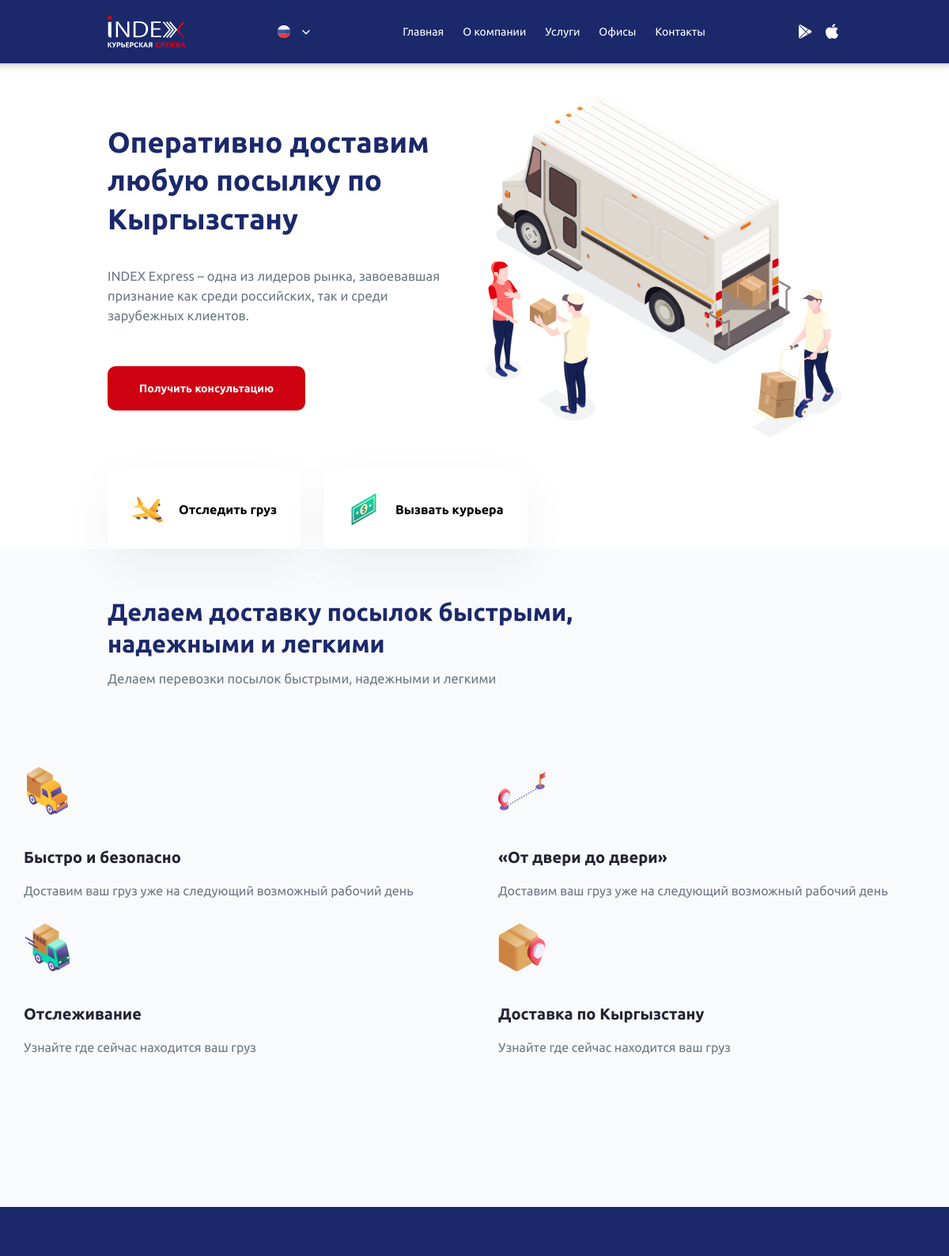
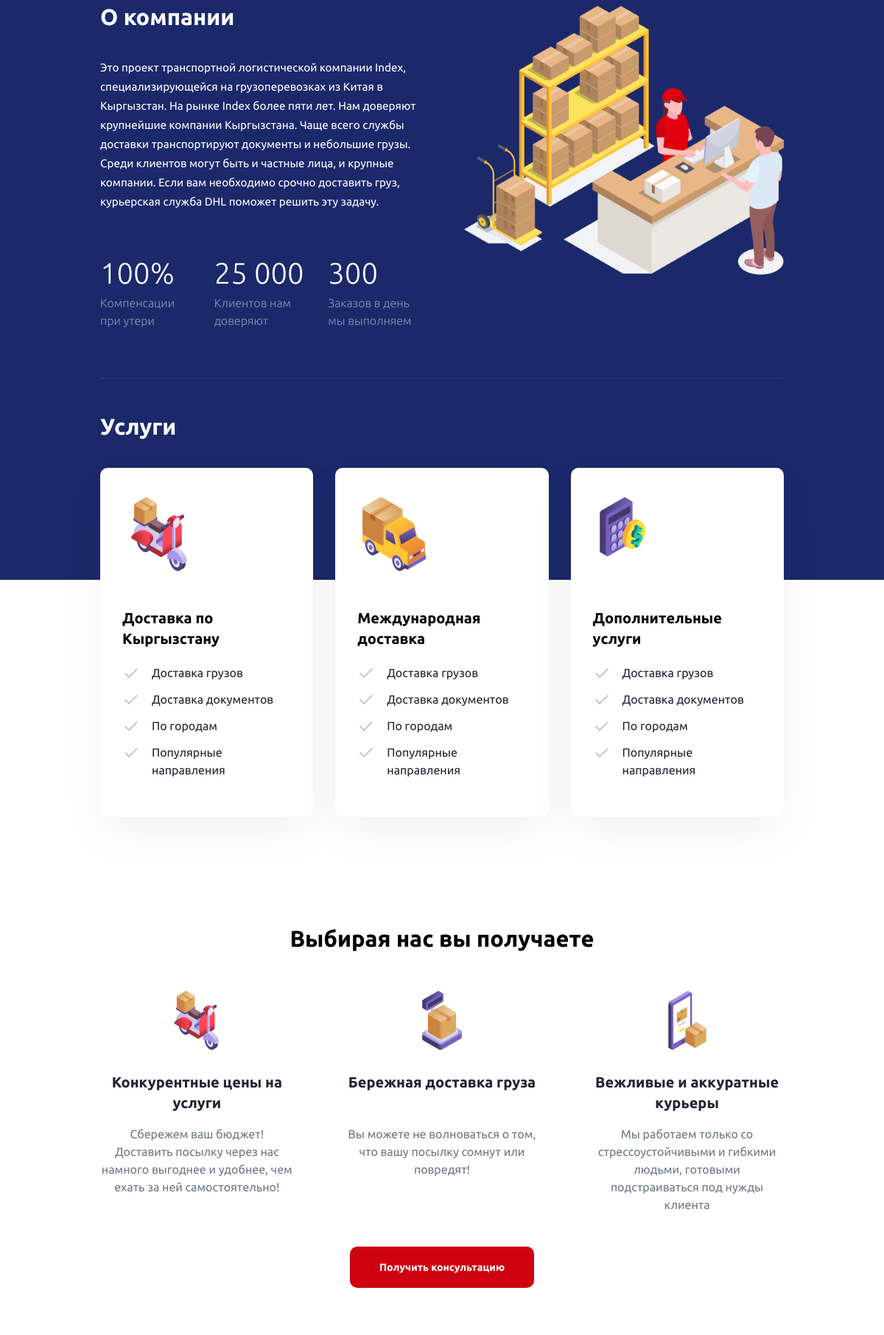
The page / (upper part) on the database its author committed (2 pictures, top to bottom).
### landing/models.py (models this page shows, shortened)
class SEO(models.Model):
    class Meta:
        abstract = True
    seo_title = models.CharField('seo_title', max_length=255, null=True, blank=True)
    seo_description = models.CharField('seo_description', max_length=255, null=True, blank=True)
    seo_keywords = models.CharField('seo_keywords', max_length=255, null=True, blank=True)
    og_title = models.CharField('seo og:title', max_length=64, null=True, blank=True)
    og_image = models.ImageField('seo og:image', upload_to='seo', null=True, blank=True,
                                 help_text='изображение, характеризующее страницу')
    og_description = models.TextField('seo og:description', max_length=300, null=True, blank=True,
                                      help_text='краткое описание страницы длиной не более 300 символов')

class MainPage(SEO):
    class Meta:
        verbose_name = 'Главная страница'
        verbose_name_plural = 'Главная страница'
    first_title = models.CharField(max_length=255, verbose_name='Заголовок(1)', blank=True, null=True)
    first_description = models.TextField(verbose_name='Описание(1)', blank=True, null=True)
    image = models.FileField(blank=True, null=True)
    second_title = models.CharField(max_length=255, verbose_name='Заголовок(2)', blank=True, null=True)
    second_description = models.TextField(verbose_name='Описание(2)', blank=True, null=True)
    play_market = models.URLField(verbose_name='Ссылка на Play Market', blank=True, null=True)
    app_store = models.URLField(verbose_name='Ссылка на App Store', blank=True, null=True)
    facebook = models.URLField(verbose_name='Ссылка на Facebook', blank=True, null=True)
    instagram = models.URLField(verbose_name='Ссылка Instagram', blank=True, null=True)
    telegram = models.URLField(verbose_name='Ссылка на Telegram', blank=True, null=True)
    whatsapp = models.URLField(verbose_name='Ссылка на WhatsApp', blank=True, null=True)

class MainPageFeature(models.Model):
    class Meta:
        verbose_name = 'Возможность'
        verbose_name_plural = 'Возможности'
    title = models.CharField(max_length=255, verbose_name='Заголовок', blank=True, null=True)
    image = models.FileField(verbose_name='Иконка', blank=True, null=True)
    fk = models.ForeignKey(MainPage, on_delete=models.CASCADE, verbose_name='Главная', related_name='features',
                           blank=True, null=True)

class MainPageAdvantage(models.Model):
    class Meta:
        verbose_name = 'Главная страница(Преимущество)'
        verbose_name_plural = 'Главная страница(Преимущества)'
    title = models.CharField(max_length=255, verbose_name='Заголовок', blank=True, null=True)
    description = models.TextField(verbose_name='Описание', blank=True, null=True)
    image = models.FileField(verbose_name='Иконка', blank=True, null=True)
    fk = models.ForeignKey(MainPage, on_delete=models.CASCADE, verbose_name='Главная страница',
                           related_name='advantages', blank=True, null=True)

class AboutCompany(models.Model):
    class Meta:
        verbose_name = 'О компании'
        verbose_name_plural = 'О компании'
    heading = models.CharField('Заголовок', max_length=64, blank=True, null=True)
    photo = models.FileField('Фотография', blank=True, null=True)
    text = models.TextField('Текст', blank=True, null=True)

class Property(models.Model):
    class Meta:
        verbose_name_plural = 'По свойства'
    number = models.CharField('Цифра', max_length=16, blank=True, null=True)
    description = models.CharField('Описание', max_length=128, blank=True, null=True)
    about_company = models.ForeignKey('AboutCompany', on_delete=models.CASCADE, verbose_name='О компании',
                                      related_name='properties', blank=True, null=True)

class Delivery(models.Model):
    title = models.CharField('Заголовок', max_length=32, null=True, blank=True)
    class Meta:
        verbose_name = 'Услуги(Раздел)'
        verbose_name_plural = 'Услуги(Раздел)'

class Service(models.Model):
    class Meta:
        verbose_name = 'Услуга'
        verbose_name_plural = 'Услуги'
    photo = models.FileField(verbose_name='Фотография', blank=True, null=True)
    title = models.CharField(verbose_name='Заголовок', max_length=255, blank=True, null=True)
    delivery = models.ForeignKey(Delivery, on_delete=models.CASCADE, verbose_name='Доставка',
                                 related_name='services_service_item', blank=True, null=True)
    texts = models.ManyToManyField(TextService, related_name='texts', verbose_name='Строки', blank=True, null=True)

class TextService(models.Model):
    title = models.CharField(verbose_name='Название', max_length=32, blank=True, null=True)
    delivery = models.ForeignKey(Delivery, on_delete=models.CASCADE, verbose_name='Доставка',
                                 related_name='services_text', blank=True, null=True)
    class Meta:
        verbose_name_plural = 'Услуги(Текст)'

class AdvantagesSection(models.Model):
    class Meta:
        verbose_name = 'Раздел преимуществ'
        verbose_name_plural = 'Раздел преимуществ'
    title = models.CharField(max_length=255, verbose_name='Преимущества', blank=True, null=True)

class AdvantageItem(models.Model):
    class Meta:
        verbose_name = 'Преимущество'
        verbose_name_plural = 'Преимущества'
    title = models.CharField(max_length=255, verbose_name='Заглавие', blank=True, null=True)
    description = models.TextField(verbose_name='Описание', blank=True, null=True)
    image = models.FileField(verbose_name='Иконка', blank=True, null=True)
    fk = models.ForeignKey(AdvantagesSection, on_delete=models.CASCADE, related_name='advantages',
                           verbose_name='Раздел', blank=True, null=True)

### landing/views.py (the view)
# urls.py: path('', MainPageView.as_view(), name='index'),
class MainPageView(TemplateView):
    template_name = 'landing/index.html'
    def get_context_data(self, **kwargs):
        context = super().get_context_data(**kwargs)
        main_object = MainPage.objects.prefetch_related('features', 'advantages').first()
        advantages_section = AdvantagesSection.objects.prefetch_related('advantages').first()
        about_company = AboutCompany.objects.first()
        delivery = Delivery.objects.prefetch_related('services_service_item').first()
        services = Service.objects.prefetch_related('texts').all()
        context['main_page'] = main_object
        context['advantages_section'] = advantages_section
        context['company'] = about_company
        context['delivery'] = delivery
        context['services'] = services
        context['contacts'] = Contacts.objects.first()
        context['form'] = FeedbackForm()
        return context

### templates/landing/index.html (shortened to what this page needs)
{% load static i18n %}
<!DOCTYPE html>
<html lang="ru">
<head>
  <link rel="stylesheet" href="{% static 'fonts/Ubuntu/stylesheet.css' %}"/>
  <link rel="stylesheet" href="{% static 'css/reset.css' %}"/>
  <link rel="stylesheet" href="{% static 'css/libs.css' %}"/>
  <link rel="stylesheet" href="{% static 'css/style.css' %}"/>
</head>
<body>
<header class="header">
  <div class="container">
    <div class="header__flex">
      <div class="logo"><a href=""><img src="{% static 'img/logo.svg' %}"/></a></div>
      <div class="lang dropToggle">
        <div class="ru item"></div>
      </div>
      <nav>
        <ul>
          <li><a class="scrollLink" href="#anchor1">{% trans 'Главная' %}</a></li>
          <li><a class="scrollLink" href="#anchor2">О компании</a></li>
          <li><a class="scrollLink" href="#anchor3">Услуги</a></li>
          <li><a class="scrollLink" href="#anchor4">Офисы</a></li>
          <li><a class="scrollLink" href="#anchor5">Контакты</a></li>
        </ul>
      </nav>
      <div class="shop-links">
        {% if main_page.play_market %}
          <a class="google" href="{{ main_page.play_market }}" style="background-image: url({% static 'img/social/play_store.svg' %});"></a>
        {% endif %}
        {% if main_page.app_store %}
          <a class="apple" href="{{ main_page.app_store }}" style="background-image: url({% static 'img/social/apple_store.svg' %});"></a>
        {% endif %}
      </div>
    </div>
  </div>
</header>
<div class="main-section" id="anchor1">
  <div class="container">
    <div class="main-flex">
      {% if main_page %}
        <div class="main-flex_col" data-aos="fade-up" data-aos-delay="1100">
          <h1>{{ main_page.first_title }}</h1>
          <p>{{ main_page.first_description }}</p><a class="btn red-btn" href="#">Получить консультацию</a>
        </div>
      {% endif %}
      {% if main_page.image %}
        <div class="main-flex_col" data-aos="fade-up" data-aos-delay="1200">
          <img src="{{ main_page.image.url }}"/>
        </div>
      {% endif %}
    </div>
    {% if main_page.features %}
      <div class="main-card">
        {% for feature in main_page.features.all %}
          <div class="main-card__item" data-aos="fade-up" data-aos-delay="1500">
            <div class="image">
              {% if main_page.image %}
                <img src="{{ feature.image.url }}"/>
              {% endif %}
            </div>
            <h3>{{ feature.title }}</h3>
          </div>
        {% endfor %}
      </div>
    {% endif %}
  </div>
</div>
<div class="advantages-section">
  <div class="container">
    {% if main_page.second_title %}
      <h2 data-aos="fade-up" data-aos-delay="500">{{ main_page.second_title }}</h2>
    {% endif %}
    {% if main_page.second_description %}
      <h3 data-aos="fade-up" data-aos-delay="600">{{ main_page.second_description }}</h3>
    {% endif %}
  </div>
    <div class="advantages-grid">
      {% if main_page.advantages %}
        {% for advantage in main_page.advantages.all %}
          <div class="advantages-grid__item" data-aos="fade-up" data-aos-delay="1000">
            <div class="image">
              {% if advantage.image %}
                <img src="{{ advantage.image.url }}"/>
              {% endif %}
            </div>
            <h4>{{ advantage.title }}</h4>
            <p>{{ advantage.description }}</p>
          </div>
        {% endfor %}
      {% endif %}
    </div>
</div>
<div class="company-section" id="anchor2">
  <div class="container">
    {% if company %}
      <div class="company-flex">
        <div class="company-flex__col" data-aos="fade-up" data-aos-delay="500">
          <h2>{{ company.heading }}</h2>
          <p>{{ company.text }}</p>
          {% if company.properties %}
            <div class="count-grid" data-aos="fade-up" data-aos-delay="700">
              {% for property in company.properties.all %}
                <div class="count-grid__item">
                  <div class="int">{{ property.number }}</div>
                  <div class="text">{{ property.description }}</div>
                </div>
              {% endfor %}
            </div>
          {% endif %}
        </div>
        {% if company.photo %}
          <div class="company-flex__col" data-aos="fade-left" data-aos-delay="800"><img src="{{ company.photo.url }}"/></div>
        {% endif %}
      </div>
    {% endif %}
  </div>
</div>
<div class="services-section" id="anchor3">
  <div class="container">
    {% if delivery %}
      <h2 data-aos="fade-up" data-aos-delay="500">{{ delivery.title }}</h2>
      {% if services %}
        <div class="services-grid">
          {% for service in services %}
            <div class="services-grid__item" data-aos="fade-up" data-aos-delay="800">
              {% if service.photo %}
                <div class="image"><img src="{{ service.photo.url }}"/></div>
              {% endif %}
              {% if service.title %}
                <h3>{{ service.title }}</h3>
              {% endif %}
              {% if service.texts %}
                <ul>
                  {% for line in service.texts.all %}
                    <li>{{ line.title }}</li>
                  {% endfor %}
                </ul>
              {% endif %}
            </div>
          {% endfor %}
        </div>
      {% endif %}
      </div>
    {% endif %}
</div>
<div class="office-section" id="anchor4">
  <div class="container">
    {% if advantages_section %}
      <h2 data-aos="fade-up" data-aos-delay="500">{{ advantages_section.title }}</h2>
      <div class="office-wrapper">
        <div class="office-grid">
          {% if advantages_section.advantages %}
            {% for advantage in advantages_section.advantages.all %}
              <div class="office-grid__item" data-aos="fade-up" data-aos-delay="800">
                {% if advantage.image %}
                  <div class="image"><img src="{{ advantage.image.url }}"/></div>
                {% endif %}
                <h3>{{ advantage.title }}</h3>
                <p>{{ advantage.description }}</p>
              </div>
            {% endfor %}
          {% endif %}
        </div>
        <div class="center" data-aos="fade-up" data-aos-delay="900"><a class="btn red-btn" href="">Получить консультацию</a></div>
      </div>
    {% endif %}
  </div>
</div>
</body>
</html>

### staticfiles/css/libs.css (style rules this page uses)
[data-aos][data-aos][data-aos-delay="500"],body[data-aos-delay="500"] [data-aos] { transition-delay:0 }
[data-aos][data-aos][data-aos-delay="600"],body[data-aos-delay="600"] [data-aos] { transition-delay:0 }
[data-aos][data-aos][data-aos-delay="700"],body[data-aos-delay="700"] [data-aos] { transition-delay:0 }
[data-aos][data-aos][data-aos-delay="800"],body[data-aos-delay="800"] [data-aos] { transition-delay:0 }
[data-aos][data-aos][data-aos-delay="900"],body[data-aos-delay="900"] [data-aos] { transition-delay:0 }
[data-aos][data-aos][data-aos-duration="1000"],body[data-aos-duration="1000"] [data-aos] { transition-duration:1s }
[data-aos][data-aos][data-aos-delay="1000"],body[data-aos-delay="1000"] [data-aos] { transition-delay:0 }
[data-aos][data-aos][data-aos-delay="1100"],body[data-aos-delay="1100"] [data-aos] { transition-delay:0 }
[data-aos][data-aos][data-aos-delay="1100"].aos-animate,body[data-aos-delay="1100"] [data-aos].aos-animate { transition-delay:1.1s }
[data-aos][data-aos][data-aos-delay="1200"],body[data-aos-delay="1200"] [data-aos] { transition-delay:0 }
[data-aos][data-aos][data-aos-delay="1200"].aos-animate,body[data-aos-delay="1200"] [data-aos].aos-animate { transition-delay:1.2s }
[data-aos][data-aos][data-aos-delay="1500"],body[data-aos-delay="1500"] [data-aos] { transition-delay:0 }
[data-aos][data-aos][data-aos-delay="1500"].aos-animate,body[data-aos-delay="1500"] [data-aos].aos-animate { transition-delay:1.5s }
[data-aos][data-aos][data-aos-easing=ease-out-back],body[data-aos-easing=ease-out-back] [data-aos] { transition-timing-function:cubic-bezier(0.175,0.885,0.32,1.275) }
[data-aos^=fade][data-aos^=fade] { opacity:0;transition-property:opacity,transform }
[data-aos^=fade][data-aos^=fade].aos-animate { opacity:1;transform:translateZ(0) }
[data-aos=fade-up] { transform:translate3d(0,100px,0) }
[data-aos=fade-left] { transform:translate3d(100px,0,0) }

### rows shown on the page
MainPage: play_market (picture), app_store (picture), first_title "Оперативно доставим любую посылку по Кыргызстану", first_description "INDEX Express – одна из лидеров рынка, завоевавшая признание как среди российских, так и среди зарубежных клиентов.", image (picture), second_title "Делаем доставку посылок быстрыми, надежными и легкими", second_description "Делаем перевозки посылок быстрыми, надежными и легкими"
MainPageFeature: image (picture), title "Отследить груз"
MainPageFeature: image (picture), title "Вызвать курьера"
MainPageAdvantage: image (picture), title "Быстро и безопасно", description "Доставим ваш груз уже на следующий возможный рабочий день"
MainPageAdvantage: image (picture), title "«От двери до двери»", description "Доставим ваш груз уже на следующий возможный рабочий день"
MainPageAdvantage: image (picture), title "Отслеживание", description "Узнайте где сейчас находится ваш груз"
MainPageAdvantage: image (picture), title "Доставка по Кыргызстану", description "Узнайте где сейчас находится ваш груз"
AboutCompany: heading "О компании", text "Это проект транспортной логистической компании Index, специализирующейся на грузоперевозках из Китая в Кыргызстан. На рынке Index более пяти лет. Нам доверяют крупнейшие компании Кыргызстана. Чаще всего службы доставки транспортируют документы и небольшие грузы. Среди клиентов могут быть и частные лица, и крупные компании. Если вам необходимо срочно доставить груз, курьерская служба DHL поможет решить эту задачу.", photo (picture)
Property: number "100%", description "Компенсации при утери"
Property: number "25 000", description "Клиентов нам доверяют"
Property: number "300", description "Заказов в день мы выполняем"
Delivery: title "Услуги"
Service: photo (picture), title "Доставка по Кыргызстану"
TextService: title "Доставка грузов"
TextService: title "Доставка документов"
TextService: title "По городам"
TextService: title "Популярные направления"
Service: photo (picture), title "Международная доставка"
Service: photo (picture), title "Дополнительные услуги"
AdvantagesSection: title "Выбирая нас вы получаете"
AdvantageItem: image (picture), title "Конкурентные цены на услуги", description "Сбережем ваш бюджет! Доставить посылку через нас намного выгоднее и удобнее, чем ехать за ней самостоятельно!"
AdvantageItem: image (picture), title "Бережная доставка груза", description "Вы можете не волноваться о том, что вашу посылку сомнут или повредят!"
AdvantageItem: image (picture), title "Вежливые и аккуратные курьеры", description "Мы работаем только со стрессоустойчивыми и гибкими людьми, готовыми подстраиваться под нужды клиента"
